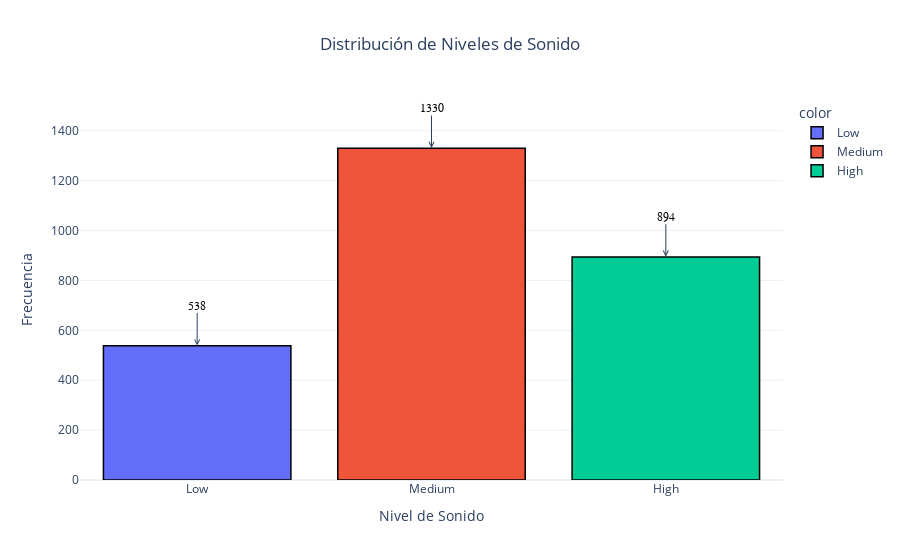

Here is the notebook cell this chart was saved with:
### Markdown cell above
El distrito con mayor ocurrencia de sonidos causados por actividad de motor es en el distrito 1 correspondiente a Manhattan, con una mayor presencia de Ruidos Medios (Medium) de más de 1000 observaciones, además tiene al rededor de 800 observaciones con presencia de Ruidos Altos (High) y finalmente una cantidad de 400 observaciones con presencia de Ruidos Bajos (low). Por otro lado se puede apreciar que en promedio no hay muchos sonidos ocasionados por el motor de los autos en el distrito 4 perteneciente a Bronx.

### Code cell
# Realizamos el conteo de frecuencia
counts = df_sonidos['Engine Sound'].value_counts()

# Definimos el orden de las categorías
categories_order = ['Low', 'Medium', 'High']

# Reordenamos los resultados de acuerdo al orden definido
counts = counts.reindex(categories_order)

# Creamos el gráfico de barras con Plotly
fig = px.bar(x=counts.index, y=counts.values, color=counts.index,
             labels={'x': 'Nivel de Sonido', 'y': 'Frecuencia'},
             title='Distribución de Niveles de Sonido',
             template='plotly_white')

# Añadimos etiquetas de conteo encima de las barras con fuente en negrita y flecha
for i, count in enumerate(counts):
    fig.add_annotation(
        x=counts.index[i],
        y=count + 1,
        text=str(count),
        showarrow=True,
        arrowhead=5,
        ax=0,
        ay=-40,
        font=dict(size=12, color='black', family='Arial')  # Configuramos la fuente en negrita
    )

# Añadimos bordes a las columnas
fig.update_traces(marker_line=dict(color='black', width=1.5))

# Ajustamos el diseño del gráfico
fig.update_layout(
    xaxis_title='Nivel de Sonido',
    yaxis_title='Frecuencia',
    title_x=0.5  # Ajuste para centrar el título horizontalmente
)

# Mostramos el gráfico
fig.show()

### Figure 1 — Plotly figure (JSON) as saved in the notebook; plotly's stock layout.template omitted (floating-point values rounded to 4 significant figures)
{"data": [{"alignmentgroup": "True", "hovertemplate": "color=Low<br>Nivel de Sonido=%{x}<br>Frecuencia=%{y}<extra></extra>", "legendgroup": "Low", "marker": {"color": "#636efa", "line": {"color": "black", "width": 1.5}, "pattern": {"shape": ""}}, "name": "Low", "offsetgroup": "Low", "orientation": "v", "showlegend": true, "textposition": "auto", "type": "bar", "x": ["Low"], "xaxis": "x", "y": [538], "yaxis": "y"}, {"alignmentgroup": "True", "hovertemplate": "color=Medium<br>Nivel de Sonido=%{x}<br>Frecuencia=%{y}<extra></extra>", "legendgroup": "Medium", "marker": {"color": "#EF553B", "line": {"color": "black", "width": 1.5}, "pattern": {"shape": ""}}, "name": "Medium", "offsetgroup": "Medium", "orientation": "v", "showlegend": true, "textposition": "auto", "type": "bar", "x": ["Medium"], "xaxis": "x", "y": [1330], "yaxis": "y"}, {"alignmentgroup": "True", "hovertemplate": "color=High<br>Nivel de Sonido=%{x}<br>Frecuencia=%{y}<extra></extra>", "legendgroup": "High", "marker": {"color": "#00cc96", "line": {"color": "black", "width": 1.5}, "pattern": {"shape": ""}}, "name": "High", "offsetgroup": "High", "orientation": "v", "showlegend": true, "textposition": "auto", "type": "bar", "x": ["High"], "xaxis": "x", "y": [894], "yaxis": "y"}], "layout": {"annotations": [{"arrowhead": 5, "ax": 0, "ay": -40, "font": {"color": "black", "family": "Arial", "size": 12}, "showarrow": true, "text": "538", "x": "Low", "y": 539}, {"arrowhead": 5, "ax": 0, "ay": -40, "font": {"color": "black", "family": "Arial", "size": 12}, "showarrow": true, "text": "1330", "x": "Medium", "y": 1331}, {"arrowhead": 5, "ax": 0, "ay": -40, "font": {"color": "black", "family": "Arial", "size": 12}, "showarrow": true, "text": "894", "x": "High", "y": 895}], "barmode": "relative", "legend": {"title": {"text": "color"}, "tracegroupgap": 0}, "title": {"text": "Distribución de Niveles de Sonido", "x": 0.5}, "xaxis": {"anchor": "y", "domain": [0, 1], "title": {"text": "Nivel de Sonido"}}, "yaxis": {"anchor": "x", "domain": [0, 1], "title": {"text": "Frecuencia"}}}}
